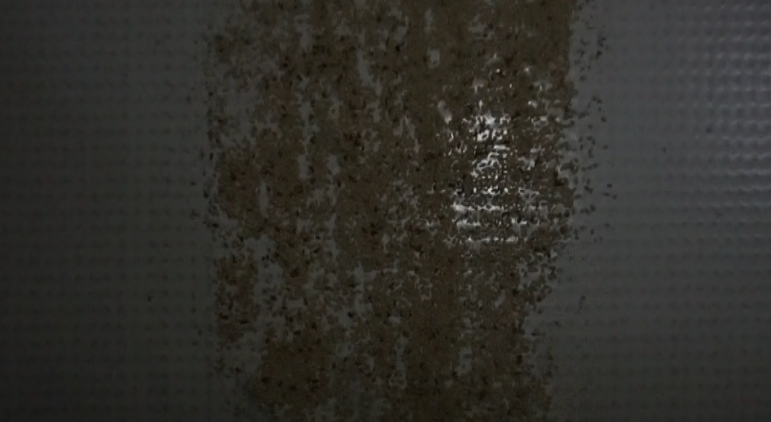
#> input picture teff.PNG, 771 x 422 px
$ python tutorial.py
#> lines starting #> are read from the running program, lines starting #| are printed output that depends on the picture
#> further down, frame is the input picture: shape (422, 771, 3); mean B, G, R 42.6, 47.3, 48.7
#> `frame_HSV = cv.cvtColor(frame, cv.COLOR_BGR2HSV)`: frame_HSV: shape (422, 771, 3); mean H, S, V 36.3, 41.7, 49.4
from __future__ import print_function
import cv2 as cv
import argparse

max_value = 255
max_value_H = 360//2
low_H = 0
low_S = 0
low_V = 0
shift_h = 0
shift_s = 0
shift_v = 0
high_H = max_value_H
high_S = max_value
high_V = max_value
window_capture_name = 'Video Capture'
window_detection_name = 'Object Detection'
window_result_name = 'result Detection'
low_H_name = 'Low H'
low_S_name = 'Low S'
low_V_name = 'Low V'
high_H_name = 'High H'
high_S_name = 'High S'
high_V_name = 'High V'
SAdd = "SAdd"
SSub = "SSub"
VAdd = "VAdd"
VSub = "Vsub"

def shift_channel(c, amount):
    if amount > 0:
        c+= amount
        c[c >= 255] = 255
    elif amount < 0:
        c += amount
        c[c<0] = 0
    return c

## [low]
# [49 lines left out: functions on_low_H_thresh_trackbar, on_high_H_thresh_trackbar, on_low_S_thresh_trackbar, on_high_S_thresh_trackbar, on_low_V_thresh_trackbar, on_high_V_thresh_trackbar and 1 more, not called in this run]

def on_SSub(val):
    pass
def on_VAdd(val):
    pass
def on_VSub(val):
    pass

def hsv_shift(frame_HSV,shift_h,shift_s,shift_v):
#> called with shift_h = 0, shift_s = 0, shift_v = 0
    h,s,v = cv.split(frame_HSV)
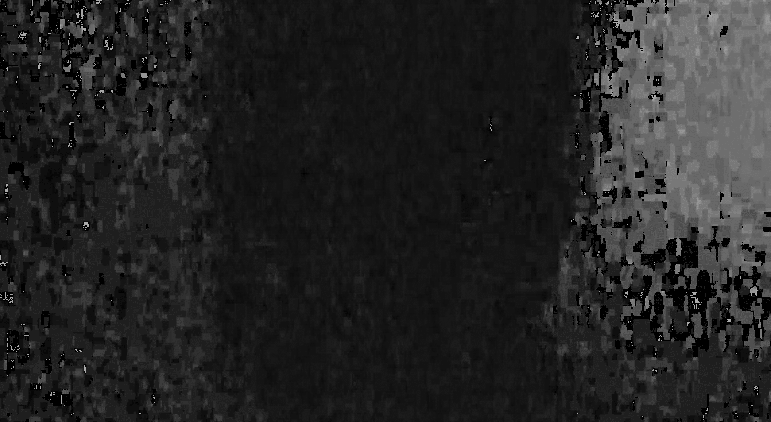
#> h: shape (422, 771); min 0, max 174, mean 36.3
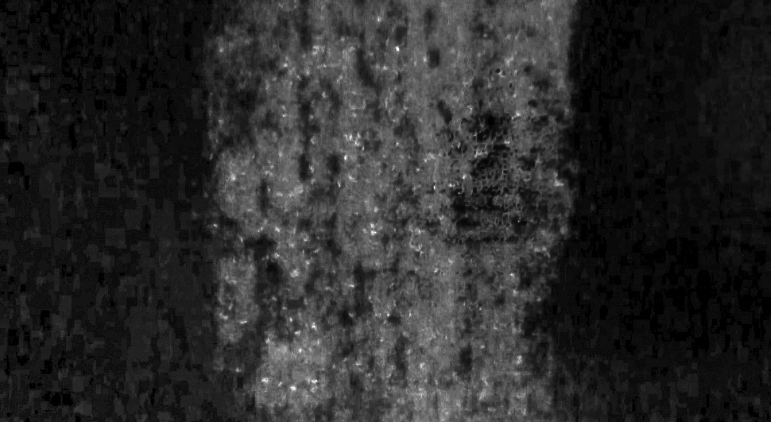
#> s: shape (422, 771); min 0, max 255, mean 41.7
    shift_h2 = shift_channel(h,shift_h)
    shift_s2 = shift_channel(s,shift_s)
    shift_v2 = shift_channel(v,shift_v)
    shift_hsv = cv.merge([shift_h2,shift_s2,shift_v2])
    return shift_hsv


parser = argparse.ArgumentParser(description='Code for Thresholding Operations using inRange tutorial.')
parser.add_argument('--camera', help='Camera divide number.', default=0, type=int)
args = parser.parse_args()

## [cap]
cap = cv.VideoCapture("Videos/cut.MTS")
## [cap]

## [window]
cv.namedWindow(window_capture_name)
cv.namedWindow(window_detection_name)
cv.namedWindow(window_result_name)
## [window]

## [trackbar]
cv.createTrackbar(low_H_name, window_detection_name , low_H, max_value_H, on_low_H_thresh_trackbar)
cv.createTrackbar(high_H_name, window_detection_name , high_H, max_value_H, on_high_H_thresh_trackbar)
cv.createTrackbar(low_S_name, window_detection_name , low_S, max_value, on_low_S_thresh_trackbar)
cv.createTrackbar(high_S_name, window_detection_name , high_S, max_value, on_high_S_thresh_trackbar)
cv.createTrackbar(low_V_name, window_detection_name , low_V, max_value, on_low_V_thresh_trackbar)
cv.createTrackbar(high_V_name, window_detection_name , high_V, max_value, on_high_V_thresh_trackbar)

cv.createTrackbar(SAdd, window_detection_name, 0, 255, on_SAdd)
cv.createTrackbar(SSub, window_detection_name, 0, 255, on_SSub)
cv.createTrackbar(VAdd, window_detection_name, 0, 255, on_VAdd)
cv.createTrackbar(VSub, window_detection_name, 0, 255, on_VSub)


## [trackbar]

while True:
    ## [while]
    ret, frame = cap.read()
    frame = cv.imread("teff.PNG")

    if frame is None:
        break

        #Extract ROI
    #roi = frame[160:600,700:1550]

    frame_HSV = cv.cvtColor(frame, cv.COLOR_BGR2HSV)
    frame_shift = hsv_shift(frame_HSV,shift_h,shift_s,shift_v)
    frame_RGB = cv.cvtColor(frame_shift,cv.COLOR_HSV2BGR)
    frame_threshold = cv.inRange(frame_shift, (low_H, low_S, low_V), (high_H, high_S, high_V))
#> frame_threshold: shape (422, 771); every value is 255

    ## [while]

    ## [show]
    cv.imshow(window_capture_name, frame_RGB)
    #cv.imshow(window_detection_name, frame_threshold)
    cv.imshow(window_result_name,frame_threshold)
    ## [show]

    key = cv.waitKey(60)
#> (key q is pressed here)
    if key == ord('q') or key == 27:
        break
